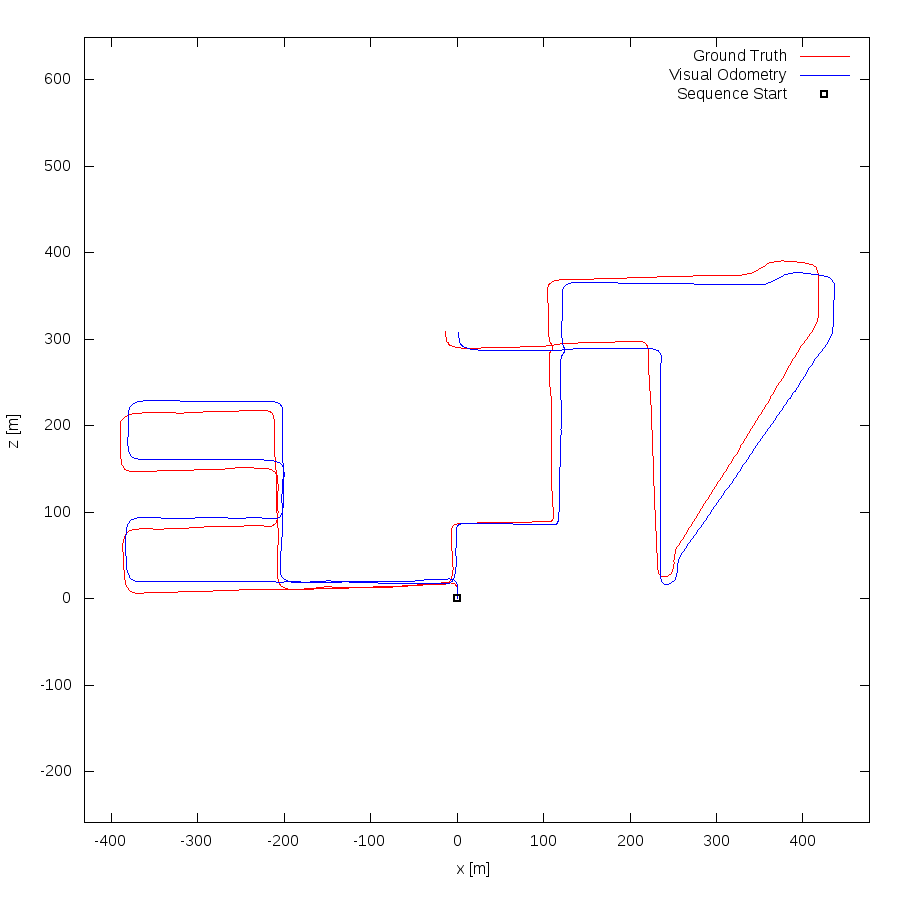

Generate this figure with gnuplot:
set term postscript eps enhanced color
set output "08.eps"
set size ratio -1
set xrange [-431:477]
set yrange [-259:649]
set xlabel "x [m]"
set ylabel "z [m]"
plot "08.txt" using 1:2 lc rgb "#FF0000" title 'Ground Truth' w lines,"08.txt" using 3:4 lc rgb "#0000FF" title 'Visual Odometry' w lines,"< head -1 08.txt" using 1:2 lc rgb "#000000" pt 4 ps 1 lw 2 title 'Sequence Start' w points
